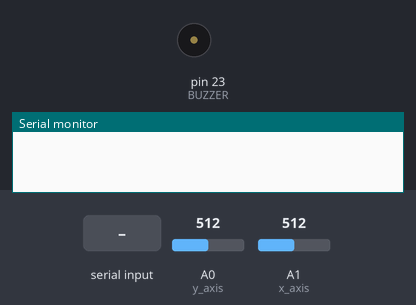
The sketch below on a simulated Arduino Mega 2560, built with avr-gcc and run on an emulated ATmega2560. Shown: buzzer (waves = sounding, pin HIGH), the last lines printed to the serial monitor. The test bench sets the inputs (shaded band); at power-on: A0 (y_axis) = 512, A1 (x_axis) = 512.

Above: at 1.2 s.
1.3 s: "1" received over Serial
At 1.4 s:
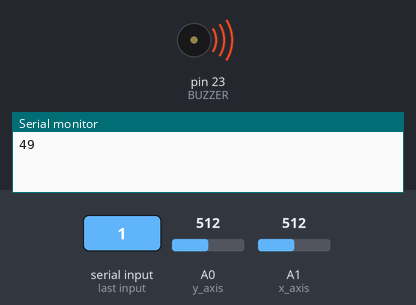
3.0 s: A0 (y_axis) set to 0
4.9 s: A1 (x_axis) set to 0
6.8 s: A1 (x_axis) set to 1023
Timing chart, 0 to 9.7 s (numbered marks = the images above; inputs shaded):
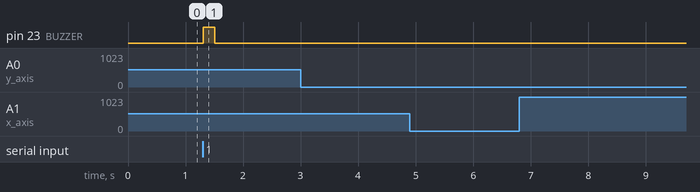

The sketch:

Joystick_input.ino
```cpp
//EECE 4520: Lab 2: 3/20-22/22: The code implimented for the python game, reading the analog
// pins read, then writing the result to the python code for its game.

#include <SoftwareSerial.h>

#define x_axis 1
#define y_axis 0
#define BUZZER 23

// LED status
int buzzer_status = HIGH;
int incomingByte = 0;

void setup() {
  // initialize serial communication at 9600 bits per second:
  Serial.begin(9600);
  // initialize buzer as an output.
  pinMode(BUZZER, OUTPUT);
  digitalWrite(BUZZER, LOW);   // turn the buzzer off
  buzzer_status = HIGH;
}

void loop() {

  if(analogRead(x_axis) == 0){
    Serial.write("left\n");
  }
  else if(analogRead(x_axis) == 1023){
    Serial.write("right\n");
  }
  else if(analogRead(y_axis) == 0){
    Serial.write("up\n");
  }
  else if(analogRead(y_axis) == 1023){
    Serial.write("down\n");
  }

  if (Serial.available() > 0) {
    // read the incoming byte:
    incomingByte = Serial.read();
    Serial.println(incomingByte);

    if(incomingByte == '1') {
      buzzer_status = (buzzer_status == HIGH)? LOW : HIGH;
      digitalWrite(BUZZER, HIGH);
      delay(200);
      digitalWrite(BUZZER, LOW);
      delay(200);
    }
  }

  delay(100);
}
```

Measured:
- after the input at 1.3 s, pin 23 (BUZZER): LOW → HIGH at once, → LOW 0.20 s later
